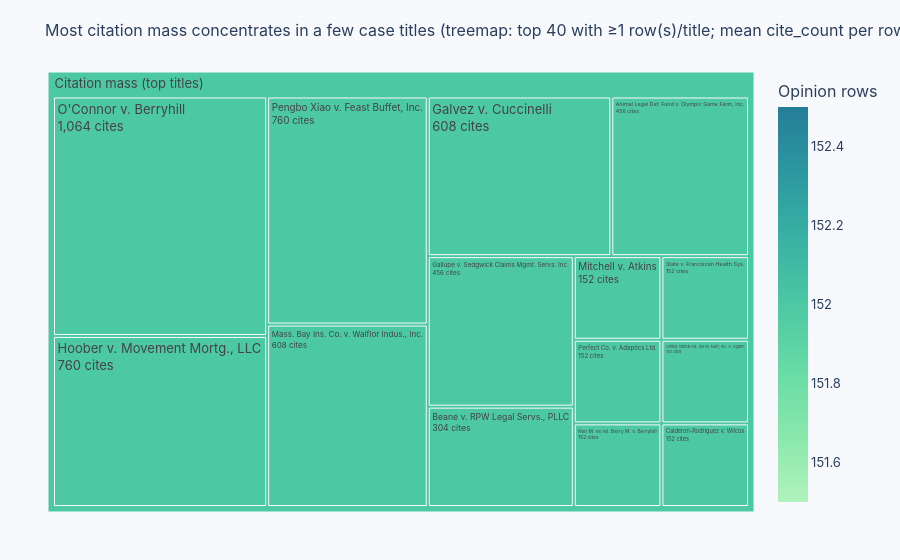

The notebook cell this image was saved under:
### Code cell
fig_q3 = charts.fig_q3_top_authorities(df, top_n=45, min_opinion_rows=1)
fig_q3.show(config=charts.GRAPH_CONFIG)

### Figure 1 — Plotly figure (JSON) as saved in the notebook; plotly's stock layout.template omitted (floating-point values rounded to 4 significant figures)
{"data": [{"branchvalues": "total", "customdata": [[1064, 152, "O'Connor v. Berryhill"], [760, 152, "Hoober v. Movement Mortg., LLC"], [760, 152, "Pengbo Xiao v. Feast Buffet, Inc."], [608, 152, "Mass. Bay Ins. Co. v. Walflor Indus., Inc."], [608, 152, "Galvez v. Cuccinelli"], [456, 152, "Animal Legal Def. Fund v. Olympic Game Farm, Inc."], [456, 152, "Gallupe v. Sedgwick Claims Mgmt. Servs. Inc."], [304, 152, "Beane v. RPW Legal Servs., PLLC"], [152, 152, "Mitchell v. Atkins"], [152, 152, "State v. Franciscan Health Sys."], [152, 152, "Perfect Co. v. Adaptics Ltd."], [152, 152, "Ken M. ex rel. Berry M. v. Berryhill"], [152, 152, "United Statesi Ins. Servs. Nat'l, Inc. v. Ogden"], [152, 152, "Calderon-Rodriguez v. Wilcox"], [0, null, "In the Matter of the Detention of C.E."], [0, null, "Samantha Snodderly, V. Bradley Shockey"], [0, null, "Tidewater Holdings, Inc. v. Westchester Fire Ins. Co."], [0, null, "Synnex Corporation, V. State Of Washington Department Of Revenue"], [0, null, "Bradshaw Development, Inc. d/b/a Anytime Fitness v. Dep't of Labor & Industries"], [0, null, "State of Washington v. Timothy Wayne Hampton"], [0, null, "State of Washington v. Patcharin May Marvin"], [0, null, "State of Washington v. Christopher Floe"], [0, null, "State Of Washington, V. Kimcha Chhim"], [0, null, "State Of Washington, V. Karen K. Peterson"], [0, null, "State Of Washington, V. Justin R. Smith"], [0, null, "State Of Washington, V. Alexandria Lockhart"], [0, null, "Simmons v. Safeway, Inc."], [0, null, "Ruffino v. City of Puyallup"], [0, null, "Joseph B. Green v. Kootenai Heart Clinics, LLC"], [0, null, "Personal Restraint Petition Of: James Christopher Day"], [0, null, "Chen Wang And Liyin Xue, V. Dongmei Huang"], [0, null, "Padilla v. U.S. Immigration & Customs Enforcement"], [0, null, "Clifton A. Little Ii Et Ano, V. Hardie-tynes Co. Inc."], [0, null, "Erwin Chappel, Respondent/cr-appellants V. Douglas Johnson, Appellant/cr-respondents"], [0, null, "Michael Aaland, V. Crst Home Solutions, Llc, Et Ano."], [0, null, "Friends Earth v. U.S. Army Corps of Eng'rs"], [0, null, "Marine Carpenters Pension Fund v. Puglia Marine, LLC"], [0, null, "Lisa Earl, V. City Of Tacoma, Scott Campbell"], [0, null, "Guardianship Of J.S."], [0, null, "Alaska Airlines, V. Hillary Spanjer"], [5928, 152, "(?)"]], "domain": {"x": [0, 1], "y": [0, 1]}, "hovertemplate": "<b>%{label}</b><br>Sum cite_count=%{value:,.0f}<br>Opinion rows=%{color:.0f}<extra></extra>", "ids": ["Citation mass (top titles)/O'Connor v. Berryhill", "Citation mass (top titles)/Hoober v. Movement Mortg., LLC", "Citation mass (top titles)/Pengbo Xiao v. Feast Buffet, Inc.", "Citation mass (top titles)/Mass. Bay Ins. Co. v. Walflor Indus., Inc.", "Citation mass (top titles)/Galvez v. Cuccinelli", "Citation mass (top titles)/Animal Legal Def. Fund v. Olympic Game Farm, Inc.", "Citation mass (top titles)/Gallupe v. Sedgwick Claims Mgmt. Servs. Inc.", "Citation mass (top titles)/Beane v. RPW Legal Servs., PLLC", "Citation mass (top titles)/Mitchell v. Atkins", "Citation mass (top titles)/State v. Franciscan Health Sys.", "Citation mass (top titles)/Perfect Co. v. Adaptics Ltd.", "Citation mass (top titles)/Ken M. ex rel. Berry M. v. Berryhill", "Citation mass (top titles)/United Statesi Ins. Servs. Nat'l, Inc. v. Ogden", "Citation mass (top titles)/Calderon-Rodriguez v. Wilcox", "Citation mass (top titles)/In the Matter of the Detention of C.E.", "Citation mass (top titles)/Samantha Snodderly, V. Bradley Shockey", "Citation mass (top titles)/Tidewater Holdings, Inc. v. Westchester Fire Ins. Co.", "Citation mass (top titles)/Synnex Corporation, V. State Of Washington Department Of Revenue", "Citation mass (top titles)/Bradshaw Development, Inc. d/b/a Anytime Fitness v. Dep't of Labor & Industries", "Citation mass (top titles)/State of Washington v. Timothy Wayne Hampton", "Citation mass (top titles)/State of Washington v. Patcharin May Marvin", "Citation mass (top titles)/State of Washington v. Christopher Floe", "Citation mass (top titles)/State Of Washington, V. Kimcha Chhim", "Citation mass (top titles)/State Of Washington, V. Karen K. Peterson", "Citation mass (top titles)/State Of Washington, V. Justin R. Smith", "Citation mass (top titles)/State Of Washington, V. Alexandria Lockhart", "Citation mass (top titles)/Simmons v. Safeway, Inc.", "Citation mass (top titles)/Ruffino v. City of Puyallup", "Citation mass (top titles)/Joseph B. Green v. Kootenai Heart Clinics, LLC", "Citation mass (top titles)/Personal Restraint Petition Of: James Christopher Day", "Citation mass (top titles)/Chen Wang And Liyin Xue, V. Dongmei Huang", "Citation mass (top titles)/Padilla v. U.S. Immigration & Customs Enforcement", "Citation mass (top titles)/Clifton A. Little Ii Et Ano, V. Hardie-tynes Co. Inc.", "Citation mass (top titles)/Erwin Chappel, Respondent/cr-appellants V. Douglas Johnson, Appellant/cr-respondents", "Citation mass (top titles)/Michael Aaland, V. Crst Home Solutions, Llc, Et Ano.", "Citation mass (top titles)/Friends Earth v. U.S. Army Corps of Eng'rs", "Citation mass (top titles)/Marine Carpenters Pension Fund v. Puglia Marine, LLC", "Citation mass (top titles)/Lisa Earl, V. City Of Tacoma, Scott Campbell", "Citation mass (top titles)/Guardianship Of J.S.", "Citation mass (top titles)/Alaska Airlines, V. Hillary Spanjer", "Citation mass (top titles)"], "labels": ["O'Connor v. Berryhill", "Hoober v. Movement Mortg., LLC", "Pengbo Xiao v. Feast Buffet, Inc.", "Mass. Bay Ins. Co. v. Walflor Indus., Inc.", "Galvez v. Cuccinelli", "Animal Legal Def. Fund v. Olympic Game Farm, Inc.", "Gallupe v. Sedgwick Claims Mgmt. Servs. Inc.", "Beane v. RPW Legal Servs., PLLC", "Mitchell v. Atkins", "State v. Franciscan Health Sys.", "Perfect Co. v. Adaptics Ltd.", "Ken M. ex rel. Berry M. v. Berryhill", "United Statesi Ins. Servs. Nat'l, Inc. v. Ogden", "Calderon-Rodriguez v. Wilcox", "In the Matter of the Detention of C.E.", "Samantha Snodderly, V. Bradley Shockey", "Tidewater Holdings, Inc. v. Westchester Fire Ins. Co.", "Synnex Corporation, V. State Of Washington Department Of Revenue", "Bradshaw Development, Inc. d/b/a Anytime Fitness v. Dep't of Labor & Industries", "State of Washington v. Timothy Wayne Hampton", "State of Washington v. Patcharin May Marvin", "State of Washington v. Christopher Floe", "State Of Washington, V. Kimcha Chhim", "State Of Washington, V. Karen K. Peterson", "State Of Washington, V. Justin R. Smith", "State Of Washington, V. Alexandria Lockhart", "Simmons v. Safeway, Inc.", "Ruffino v. City of Puyallup", "Joseph B. Green v. Kootenai Heart Clinics, LLC", "Personal Restraint Petition Of: James Christopher Day", "Chen Wang And Liyin Xue, V. Dongmei Huang", "Padilla v. U.S. Immigration & Customs Enforcement", "Clifton A. Little Ii Et Ano, V. Hardie-tynes Co. Inc.", "Erwin Chappel, Respondent/cr-appellants V. Douglas Johnson, Appellant/cr-respondents", "Michael Aaland, V. Crst Home Solutions, Llc, Et Ano.", "Friends Earth v. U.S. Army Corps of Eng'rs", "Marine Carpenters Pension Fund v. Puglia Marine, LLC", "Lisa Earl, V. City Of Tacoma, Scott Campbell", "Guardianship Of J.S.", "Alaska Airlines, V. Hillary Spanjer", "Citation mass (top titles)"], "marker": {"coloraxis": "coloraxis", "colors": [152.0, 152.0, 152.0, 152.0, 152.0, 152.0, 152.0, 152.0, 152.0, 152.0, 152.0, 152.0, 152.0, 152.0, NaN, NaN, NaN, NaN, NaN, NaN, NaN, NaN, NaN, NaN, NaN, NaN, NaN, NaN, NaN, NaN, NaN, NaN, NaN, NaN, NaN, NaN, NaN, NaN, NaN, NaN, 152.0]}, "name": "", "parents": ["Citation mass (top titles)", "Citation mass (top titles)", "Citation mass (top titles)", "Citation mass (top titles)", "Citation mass (top titles)", "Citation mass (top titles)", "Citation mass (top titles)", "Citation mass (top titles)", "Citation mass (top titles)", "Citation mass (top titles)", "Citation mass (top titles)", "Citation mass (top titles)", "Citation mass (top titles)", "Citation mass (top titles)", "Citation mass (top titles)", "Citation mass (top titles)", "Citation mass (top titles)", "Citation mass (top titles)", "Citation mass (top titles)", "Citation mass (top titles)", "Citation mass (top titles)", "Citation mass (top titles)", "Citation mass (top titles)", "Citation mass (top titles)", "Citation mass (top titles)", "Citation mass (top titles)", "Citation mass (top titles)", "Citation mass (top titles)", "Citation mass (top titles)", "Citation mass (top titles)", "Citation mass (top titles)", "Citation mass (top titles)", "Citation mass (top titles)", "Citation mass (top titles)", "Citation mass (top titles)", "Citation mass (top titles)", "Citation mass (top titles)", "Citation mass (top titles)", "Citation mass (top titles)", "Citation mass (top titles)", ""], "textinfo": "label+value", "texttemplate": "%{label}<br>%{value:,.0f} cites", "type": "treemap", "values": [1064.0, 760.0, 760.0, 608.0, 608.0, 456.0, 456.0, 304.0, 152.0, 152.0, 152.0, 152.0, 152.0, 152.0, 0.0, 0.0, 0.0, 0.0, 0.0, 0.0, 0.0, 0.0, 0.0, 0.0, 0.0, 0.0, 0.0, 0.0, 0.0, 0.0, 0.0, 0.0, 0.0, 0.0, 0.0, 0.0, 0.0, 0.0, 0.0, 0.0, 5928.0]}], "layout": {"coloraxis": {"colorbar": {"title": {"text": "Opinion rows"}}, "colorscale": [[0, "rgb(176, 242, 188)"], [0.1667, "rgb(137, 232, 172)"], [0.3333, "rgb(103, 219, 165)"], [0.5, "rgb(76, 200, 163)"], [0.6667, "rgb(56, 178, 163)"], [0.8333, "rgb(44, 152, 160)"], [1, "rgb(37, 125, 152)"]]}, "font": {"family": "Inter, system-ui, sans-serif", "size": 13}, "hoverlabel": {"bgcolor": "white", "font": {"size": 12}}, "legend": {"tracegroupgap": 0}, "margin": {"b": 48, "l": 48, "r": 24, "t": 72}, "paper_bgcolor": "rgb(248,249,252)", "plot_bgcolor": "rgb(255,255,255)", "title": {"font": {"size": 16}, "text": "Most citation mass concentrates in a few case titles (treemap: top 40 with ≥1 row(s)/title; mean cite_count per row = 0.1518; 39,040 rows total)"}, "uirevision": "mp1-q3"}}
